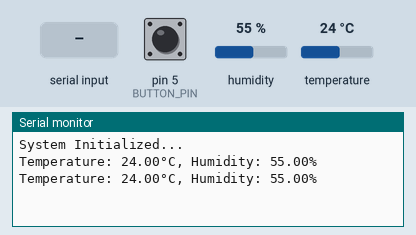
Recording of a sketch running on a simulated Arduino Uno, built with avr-gcc and run on an emulated ATmega328P. Parts: the last lines printed to the serial monitor. The test bench sets the inputs (shaded band); at power-on: pin 5 (BUTTON_PIN) HIGH, humidity 55 %, temperature 24 °C.

Above: at 2.8 s.
2.9 s: pin 5 (BUTTON_PIN) pulled LOW for 2.35 s
At 5.3 s:
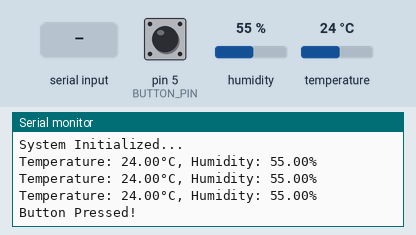
6.7 s: humidity set to 22 %
At 6.7 s:
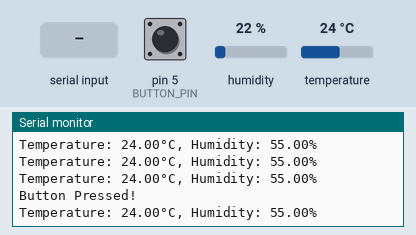
9.4 s: "1" received over the second serial link
At 11.8 s:
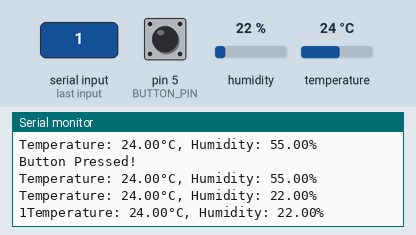
12.1 s: temperature set to 12 °C
At 14.0 s:
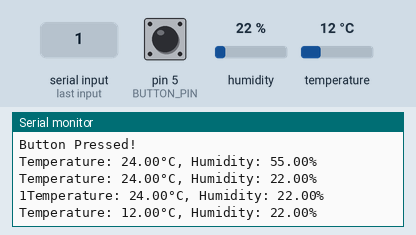
14.8 s: "0" received over the second serial link
At 17.3 s:
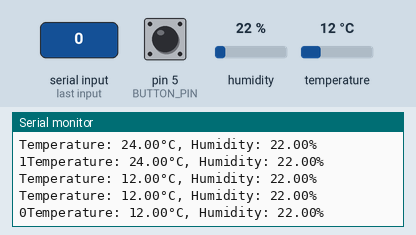
17.5 s: humidity set to 40 %
At 20.1 s:
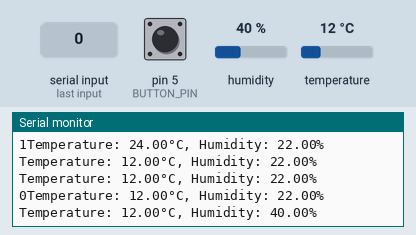
Timing chart, 0 to 21.2 s (numbered marks = the images above; inputs shaded):
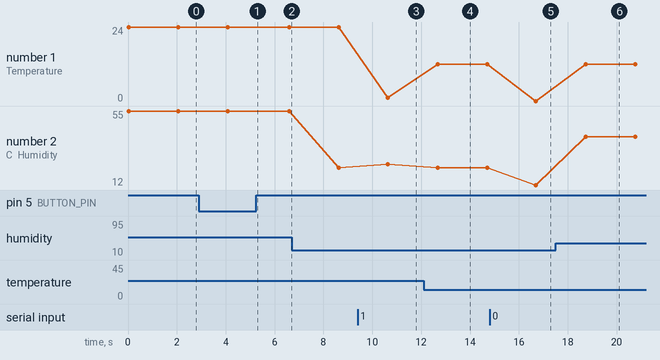

Measured:
- after the input at 2.9 s, the serial monitor: prints a new line after 1.2 s (image 1)
- after the input at 9.4 s, the serial monitor: prints a new line after 1.2 s (image 3)
- after the input at 12.1 s, the serial monitor: prints a new line after 0.57 s (image 4)
- after the input at 14.8 s, the serial monitor: prints a new line after 1.9 s (image 5)
- after the input at 17.5 s, the serial monitor: prints a new line after 1.2 s (image 6)
- plotted number 1: 24 → 1 after the input at 9.4 s, 1 → 12 after the input at 12.1 s, 12 → 0 after the input at 14.8 s
- plotted number 2: 55 → 22 after the input at 6.7 s, 12 → 40 after the input at 17.5 s

The sketch:

cameralessProject.ino
```cpp
#include <SoftwareSerial.h>
#include <DHT.h>

// Define RX and TX pins for GPS module
SoftwareSerial gpsSerial(12, 14); // (RX, TX) -> D6, D5 on NodeMCU

// Define DHT11 sensor pin and type
#define DHTPIN 4   // D2 on NodeMCU
#define DHTTYPE DHT11
DHT dht(DHTPIN, DHTTYPE);

// Define button pin
#define BUTTON_PIN 5 // D1 on NodeMCU

void setup() {
    Serial.begin(115200);  // Serial monitor for debugging
    gpsSerial.begin(9600); // GPS module baud rate
    dht.begin();           // Initialize DHT sensor
    pinMode(BUTTON_PIN, INPUT_PULLUP); // Set button pin as input with pull-up resistor
    Serial.println("System Initialized...");
}

void loop() {
    // Read GPS data
    while (gpsSerial.available()) {
        char c = gpsSerial.read();
        Serial.print(c); // Print GPS data to Serial Monitor
    }

    // Read DHT11 sensor data
    float temperature = dht.readTemperature();
    float humidity = dht.readHumidity();
    if (!isnan(temperature) && !isnan(humidity)) {
        Serial.print("Temperature: ");
        Serial.print(temperature);
        Serial.print("°C, Humidity: ");
        Serial.print(humidity);
        Serial.println("%");
    } else {
        Serial.println("Failed to read from DHT sensor!");
    }

    // Check if button is pressed
    if (digitalRead(BUTTON_PIN) == LOW) {
        Serial.println("Button Pressed!");
        delay(500); // Debounce delay
    }

    delay(2000); // Delay between sensor readings
}
```
